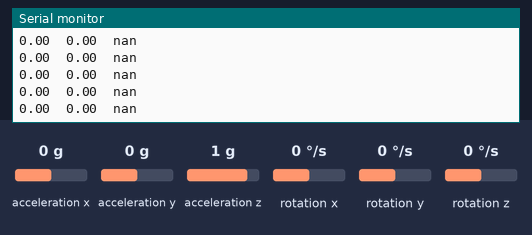
Bench run of a sketch on a simulated Arduino Uno, built with avr-gcc and run on an emulated ATmega328P. On the bench: the last lines printed to the serial monitor. The test bench sets the inputs (shaded band); at power-on: rotation x 0 °/s, rotation y 0 °/s, acceleration x 0 g, acceleration y 0 g, acceleration z 1 g, rotation z 0 °/s.

Above: at 1.2 s.
1.3 s: rotation x set to -192 °/s
At 1.71 s:
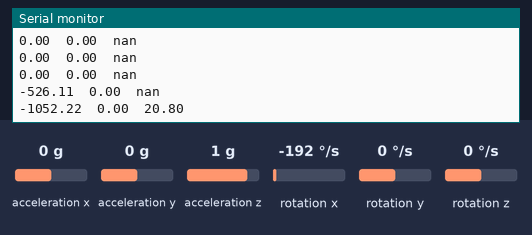
3.3 s: rotation y set to -192 °/s
At 3.45 s:
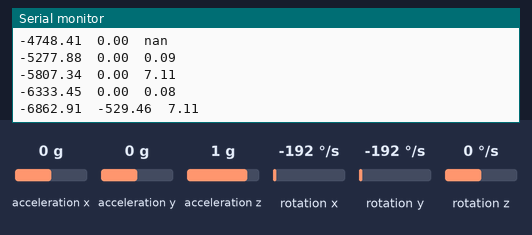
4.8 s: rotation x set to -100 °/s
At 4.86 s:
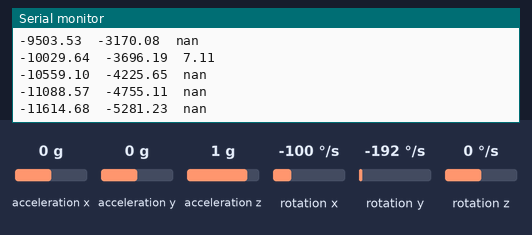
6.3 s: rotation x set to 0 °/s
At 6.44 s:
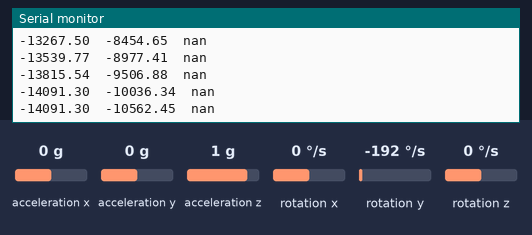
Timing chart, 0 to 9.3 s (numbered marks = the images above; inputs shaded):
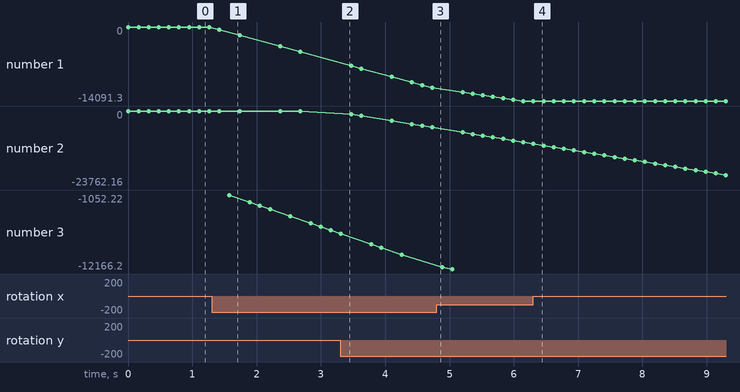

Measured:
- after the input at 1.3 s, the serial monitor: prints a new line after 0.12 s (image 1)
- after the input at 3.3 s, the serial monitor: prints a new line at once (image 2)
- after the input at 6.3 s, the serial monitor: prints a new line at once (image 4)
- plotted number 1: 0 → -4748.41 after the input at 1.3 s, -4748.41 → -11614.68 after the input at 3.3 s, -11614.68 → -14091.3 after the input at 4.8 s
- plotted number 2: 0 → -5281.23 after the input at 3.3 s, -10036.34 → -23762.16 after the input at 6.3 s
- plotted number 3: -10029.64 → -12166.2 after the input at 4.8 s

The sketch:

Sensor_2.ino
```cpp
#include "MPU9250.h"

// an MPU9250 object with the MPU-9250 sensor on I2C bus 0 with address 0x68
MPU9250 IMU(Wire, 0x68);
int status;

#define accConstant 0.05
#define sampleFreq 5      // Sampling at 100HZ
float accel[3];
float gyro[3];
float pitch;
float roll;
float draft;

unsigned long previousMillis = 0;

void setup() {
  // serial to display data
  Serial.begin(115200);
  while (!Serial) {}

  // start communication with IMU
  status = IMU.begin();
  if (status < 0) {
    Serial.println("IMU initialization unsuccessful");
    Serial.println("Check IMU wiring or try cycling power");
    Serial.print("Status: ");
    Serial.println(status);
    while (1) {}
  }
  // setting the accelerometer full scale range to +/-8G
  IMU.setAccelRange(MPU9250::ACCEL_RANGE_8G);
  // setting the gyroscope full scale range to +/-500 deg/s
  IMU.setGyroRange(MPU9250::GYRO_RANGE_500DPS);
  // setting DLPF bandwidth to 20 Hz
  IMU.setDlpfBandwidth(MPU9250::DLPF_BANDWIDTH_20HZ);
  // setting SRD to 19 for a 50 Hz update rate
  IMU.setSrd(19);
}

void getData() {
  // Place the data in arrays
  accel[0] = IMU.getAccelX_mss();
  accel[1] = IMU.getAccelY_mss();
  accel[2] = IMU.getAccelZ_mss();
  gyro[0] = IMU.getGyroX_rads();
  gyro[1] = IMU.getGyroY_rads();
  gyro[2] = IMU.getGyroZ_rads();
}


void ConvertIMU()
{
  //Some magic from the Internet, adopted it to work with our thing

  static float pitchAcc, rollAcc;

  // Integrate the gyroscope data -> int(angularSpeed) = angle
  unsigned long currentMillis = millis();
  pitch += gyro[0] / pow(currentMillis - previousMillis, -1);
  roll += gyro[1] / pow(currentMillis - previousMillis, -1);
  previousMillis = currentMillis;
  // Compensate for drift with accelerometer data if !bullshit
  // Sensitivity = -2 to 2 G at 16Bit -> 2G = 32768 && 0.5G = 8192
  int forceMagnitudeApprox = abs(accel[0]) + abs(accel[1]) + abs(accel[2]);
  if (forceMagnitudeApprox > 8192 && forceMagnitudeApprox < 32768)
  {
    pitchAcc = atan2(accel[0], accel[2]);
    pitch = pitch * (1 - accConstant) + pitchAcc * accConstant;

    rollAcc = atan2(accel[1], accel[2]);
    roll = roll * (1 - accConstant) + rollAcc * accConstant;
  }
}

float calcAccel() {
  float draft = sqrt((cos(pitch) - 1) / (0.055 * 0.4 * sin(pitch)));
  return draft;
}
void loop() {
  // read the sensor data
  IMU.readSensor();

  //Set the data in the arrays
  getData();
  // Convert the data to pitch and roll
  ConvertIMU();
  // Calculate the angle of the sensor
  draft = calcAccel();

  //Print out the Pitch, Roll and Angle
  Serial.print(pitch);
  Serial.print("\t");
  Serial.print(roll);
  Serial.print("\t");
  Serial.print(draft);
  Serial.print('\n');

  //Wait a little while for the next reading
  delay(150);
}
```
